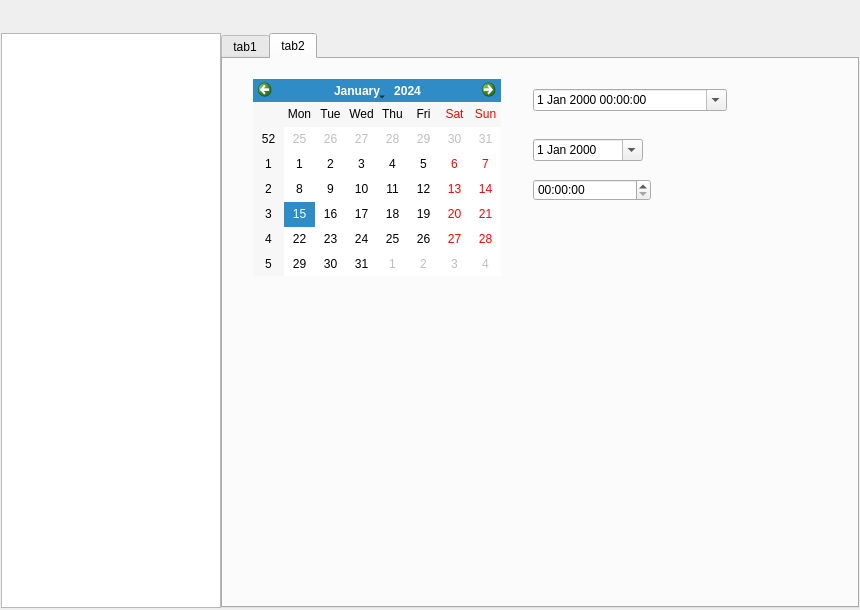
<?xml version="1.0" encoding="UTF-8"?>
<ui version="4.0">
 <class>FrmMain</class>
 <widget class="QDialog" name="FrmMain">
  <property name="geometry">
   <rect>
    <x>0</x>
    <y>0</y>
    <width>860</width>
    <height>610</height>
   </rect>
  </property>
  <property name="windowTitle">
   <string>FrmMain</string>
  </property>
  <property name="styleSheet">
   <string notr="true"/>
  </property>
  <layout class="QGridLayout" name="gridLayout_12">
   <property name="leftMargin">
    <number>0</number>
   </property>
   <property name="topMargin">
    <number>0</number>
   </property>
   <property name="rightMargin">
    <number>0</number>
   </property>
   <property name="bottomMargin">
    <number>1</number>
   </property>
   <property name="spacing">
    <number>0</number>
   </property>
   <item row="0" column="0">
    <widget class="QWidget" name="widget_title" native="true">
     <property name="sizePolicy">
      <sizepolicy hsizetype="Preferred" vsizetype="Fixed">
       <horstretch>0</horstretch>
       <verstretch>0</verstretch>
      </sizepolicy>
     </property>
     <property name="minimumSize">
      <size>
       <width>100</width>
       <height>33</height>
      </size>
     </property>
     <layout class="QHBoxLayout" name="horizontalLayout_2">
      <property name="spacing">
       <number>0</number>
      </property>
      <property name="leftMargin">
       <number>0</number>
      </property>
      <property name="topMargin">
       <number>0</number>
      </property>
      <property name="rightMargin">
       <number>0</number>
      </property>
      <property name="bottomMargin">
       <number>0</number>
      </property>
      <item>
       <widget class="QWidget" name="widget_3" native="true">
        <property name="minimumSize">
         <size>
          <width>30</width>
          <height>33</height>
         </size>
        </property>
        <property name="maximumSize">
         <size>
          <width>30</width>
          <height>33</height>
         </size>
        </property>
        <layout class="QGridLayout" name="gridLayout_4">
         <property name="leftMargin">
          <number>5</number>
         </property>
         <property name="topMargin">
          <number>5</number>
         </property>
         <property name="rightMargin">
          <number>5</number>
         </property>
         <property name="bottomMargin">
          <number>5</number>
         </property>
         <property name="spacing">
          <number>5</number>
         </property>
         <item row="0" column="0">
          <widget class="QLabel" name="lab_Ico">
           <property name="sizePolicy">
            <sizepolicy hsizetype="Minimum" vsizetype="Preferred">
             <horstretch>0</horstretch>
             <verstretch>0</verstretch>
            </sizepolicy>
           </property>
           <property name="minimumSize">
            <size>
             <width>0</width>
             <height>0</height>
            </size>
           </property>
           <property name="maximumSize">
            <size>
             <width>17777</width>
             <height>16777215</height>
            </size>
           </property>
           <property name="text">
            <string/>
           </property>
           <property name="scaledContents">
            <bool>true</bool>
           </property>
           <property name="alignment">
            <set>Qt::AlignCenter</set>
           </property>
          </widget>
         </item>
        </layout>
       </widget>
      </item>
      <item>
       <widget class="QLabel" name="lab_Title">
        <property name="sizePolicy">
         <sizepolicy hsizetype="Expanding" vsizetype="Preferred">
          <horstretch>0</horstretch>
          <verstretch>0</verstretch>
         </sizepolicy>
        </property>
        <property name="styleSheet">
         <string notr="true">font: 10pt &quot;微软雅黑&quot;;</string>
        </property>
        <property name="text">
         <string/>
        </property>
        <property name="alignment">
         <set>Qt::AlignLeading|Qt::AlignLeft|Qt::AlignVCenter</set>
        </property>
       </widget>
      </item>
      <item>
       <widget class="QWidget" name="widget_menu" native="true">
        <property name="sizePolicy">
         <sizepolicy hsizetype="Minimum" vsizetype="Preferred">
          <horstretch>0</horstretch>
          <verstretch>0</verstretch>
         </sizepolicy>
        </property>
        <layout class="QHBoxLayout" name="horizontalLayout">
         <property name="spacing">
          <number>0</number>
         </property>
         <property name="leftMargin">
          <number>0</number>
         </property>
         <property name="topMargin">
          <number>0</number>
         </property>
         <property name="rightMargin">
          <number>0</number>
         </property>
         <property name="bottomMargin">
          <number>0</number>
         </property>
         <item>
          <widget class="QPushButton" name="btnMenu">
           <property name="sizePolicy">
            <sizepolicy hsizetype="Minimum" vsizetype="Expanding">
             <horstretch>0</horstretch>
             <verstretch>0</verstretch>
            </sizepolicy>
           </property>
           <property name="minimumSize">
            <size>
             <width>31</width>
             <height>0</height>
            </size>
           </property>
           <property name="cursor">
            <cursorShape>ArrowCursor</cursorShape>
           </property>
           <property name="focusPolicy">
            <enum>Qt::NoFocus</enum>
           </property>
           <property name="toolTip">
            <string>菜单</string>
           </property>
           <property name="text">
            <string/>
           </property>
           <property name="flat">
            <bool>true</bool>
           </property>
          </widget>
         </item>
         <item>
          <widget class="QPushButton" name="btnMenu_Min">
           <property name="sizePolicy">
            <sizepolicy hsizetype="Minimum" vsizetype="Expanding">
             <horstretch>0</horstretch>
             <verstretch>0</verstretch>
            </sizepolicy>
           </property>
           <property name="minimumSize">
            <size>
             <width>31</width>
             <height>0</height>
            </size>
           </property>
           <property name="cursor">
            <cursorShape>ArrowCursor</cursorShape>
           </property>
           <property name="focusPolicy">
            <enum>Qt::NoFocus</enum>
           </property>
           <property name="toolTip">
            <string>最小化</string>
           </property>
           <property name="text">
            <string/>
           </property>
           <property name="flat">
            <bool>true</bool>
           </property>
          </widget>
         </item>
         <item>
          <widget class="QPushButton" name="btnMenu_Max">
           <property name="sizePolicy">
            <sizepolicy hsizetype="Minimum" vsizetype="Expanding">
             <horstretch>0</horstretch>
             <verstretch>0</verstretch>
            </sizepolicy>
           </property>
           <property name="minimumSize">
            <size>
             <width>31</width>
             <height>0</height>
            </size>
           </property>
           <property name="cursor">
            <cursorShape>ArrowCursor</cursorShape>
           </property>
           <property name="focusPolicy">
            <enum>Qt::NoFocus</enum>
           </property>
           <property name="toolTip">
            <string>最大化</string>
           </property>
           <property name="text">
            <string/>
           </property>
           <property name="flat">
            <bool>true</bool>
           </property>
          </widget>
         </item>
         <item>
          <widget class="QPushButton" name="btnMenu_Close">
           <property name="sizePolicy">
            <sizepolicy hsizetype="Minimum" vsizetype="Expanding">
             <horstretch>0</horstretch>
             <verstretch>0</verstretch>
            </sizepolicy>
           </property>
           <property name="minimumSize">
            <size>
             <width>40</width>
             <height>0</height>
            </size>
           </property>
           <property name="cursor">
            <cursorShape>ArrowCursor</cursorShape>
           </property>
           <property name="focusPolicy">
            <enum>Qt::NoFocus</enum>
           </property>
           <property name="toolTip">
            <string>关闭</string>
           </property>
           <property name="text">
            <string/>
           </property>
           <property name="flat">
            <bool>true</bool>
           </property>
          </widget>
         </item>
        </layout>
       </widget>
      </item>
     </layout>
    </widget>
   </item>
   <item row="1" column="0">
    <widget class="QWidget" name="widget" native="true">
     <property name="sizePolicy">
      <sizepolicy hsizetype="Preferred" vsizetype="Fixed">
       <horstretch>0</horstretch>
       <verstretch>0</verstretch>
      </sizepolicy>
     </property>
     <property name="minimumSize">
      <size>
       <width>0</width>
       <height>0</height>
      </size>
     </property>
     <property name="maximumSize">
      <size>
       <width>16777215</width>
       <height>16777215</height>
      </size>
     </property>
     <layout class="QGridLayout" name="gridLayout_2">
      <property name="leftMargin">
       <number>0</number>
      </property>
      <property name="topMargin">
       <number>0</number>
      </property>
      <property name="rightMargin">
       <number>0</number>
      </property>
      <property name="bottomMargin">
       <number>0</number>
      </property>
      <property name="spacing">
       <number>0</number>
      </property>
     </layout>
    </widget>
   </item>
   <item row="2" column="0">
    <widget class="QWidget" name="widget_2" native="true">
     <property name="minimumSize">
      <size>
       <width>0</width>
       <height>0</height>
      </size>
     </property>
     <property name="maximumSize">
      <size>
       <width>16777215</width>
       <height>50</height>
      </size>
     </property>
     <property name="styleSheet">
      <string notr="true"/>
     </property>
     <layout class="QGridLayout" name="gridLayout_3">
      <property name="leftMargin">
       <number>0</number>
      </property>
      <property name="topMargin">
       <number>0</number>
      </property>
      <property name="rightMargin">
       <number>0</number>
      </property>
      <property name="bottomMargin">
       <number>0</number>
      </property>
      <property name="spacing">
       <number>0</number>
      </property>
     </layout>
    </widget>
   </item>
   <item row="3" column="0">
    <widget class="QWidget" name="widget_main" native="true">
     <property name="styleSheet">
      <string notr="true"/>
     </property>
     <layout class="QGridLayout" name="gridLayout">
      <property name="leftMargin">
       <number>1</number>
      </property>
      <property name="topMargin">
       <number>0</number>
      </property>
      <property name="rightMargin">
       <number>1</number>
      </property>
      <property name="bottomMargin">
       <number>1</number>
      </property>
      <property name="spacing">
       <number>0</number>
      </property>
      <item row="0" column="0">
       <widget class="QSplitter" name="splitter_2">
        <property name="sizePolicy">
         <sizepolicy hsizetype="Expanding" vsizetype="Expanding">
          <horstretch>0</horstretch>
          <verstretch>0</verstretch>
         </sizepolicy>
        </property>
        <property name="lineWidth">
         <number>0</number>
        </property>
        <property name="orientation">
         <enum>Qt::Horizontal</enum>
        </property>
        <property name="handleWidth">
         <number>0</number>
        </property>
        <widget class="QTreeView" name="treeView">
         <property name="maximumSize">
          <size>
           <width>220</width>
           <height>16777215</height>
          </size>
         </property>
         <property name="focusPolicy">
          <enum>Qt::WheelFocus</enum>
         </property>
         <property name="contextMenuPolicy">
          <enum>Qt::CustomContextMenu</enum>
         </property>
         <property name="lineWidth">
          <number>0</number>
         </property>
         <property name="editTriggers">
          <set>QAbstractItemView::AnyKeyPressed|QAbstractItemView::CurrentChanged|QAbstractItemView::DoubleClicked|QAbstractItemView::EditKeyPressed</set>
         </property>
         <attribute name="headerVisible">
          <bool>false</bool>
         </attribute>
        </widget>
        <widget class="QSplitter" name="splitter">
         <property name="sizePolicy">
          <sizepolicy hsizetype="Expanding" vsizetype="Expanding">
           <horstretch>0</horstretch>
           <verstretch>0</verstretch>
          </sizepolicy>
         </property>
         <property name="minimumSize">
          <size>
           <width>0</width>
           <height>0</height>
          </size>
         </property>
         <property name="styleSheet">
          <string notr="true"/>
         </property>
         <property name="lineWidth">
          <number>0</number>
         </property>
         <property name="orientation">
          <enum>Qt::Vertical</enum>
         </property>
         <property name="handleWidth">
          <number>0</number>
         </property>
         <widget class="QStackedWidget" name="stackedWidget">
          <property name="minimumSize">
           <size>
            <width>0</width>
            <height>0</height>
           </size>
          </property>
          <property name="maximumSize">
           <size>
            <width>16777215</width>
            <height>16777215</height>
           </size>
          </property>
          <property name="styleSheet">
           <string notr="true"/>
          </property>
          <property name="currentIndex">
           <number>1</number>
          </property>
          <widget class="QWidget" name="mainPage">
           <layout class="QGridLayout" name="gridLayout_6">
            <property name="leftMargin">
             <number>0</number>
            </property>
            <property name="topMargin">
             <number>0</number>
            </property>
            <property name="rightMargin">
             <number>0</number>
            </property>
            <property name="bottomMargin">
             <number>0</number>
            </property>
            <property name="spacing">
             <number>0</number>
            </property>
            <item row="0" column="0">
             <widget class="QLabel" name="label">
              <property name="sizePolicy">
               <sizepolicy hsizetype="Expanding" vsizetype="Expanding">
                <horstretch>0</horstretch>
                <verstretch>0</verstretch>
               </sizepolicy>
              </property>
              <property name="styleSheet">
               <string notr="true">background-color: rgb(255, 255, 255);</string>
              </property>
              <property name="text">
               <string/>
              </property>
              <property name="scaledContents">
               <bool>false</bool>
              </property>
              <property name="alignment">
               <set>Qt::AlignCenter</set>
              </property>
             </widget>
            </item>
           </layout>
          </widget>
          <widget class="QWidget" name="statusPage">
           <layout class="QGridLayout" name="gridLayout_5">
            <property name="leftMargin">
             <number>0</number>
            </property>
            <property name="topMargin">
             <number>0</number>
            </property>
            <property name="rightMargin">
             <number>0</number>
            </property>
            <property name="bottomMargin">
             <number>0</number>
            </property>
            <property name="spacing">
             <number>0</number>
            </property>
            <item row="0" column="0">
             <widget class="QTabWidget" name="tabWidgetSlavePara">
              <property name="sizePolicy">
               <sizepolicy hsizetype="Expanding" vsizetype="Expanding">
                <horstretch>0</horstretch>
                <verstretch>0</verstretch>
               </sizepolicy>
              </property>
              <property name="minimumSize">
               <size>
                <width>0</width>
                <height>0</height>
               </size>
              </property>
              <property name="focusPolicy">
               <enum>Qt::NoFocus</enum>
              </property>
              <property name="layoutDirection">
               <enum>Qt::LeftToRight</enum>
              </property>
              <property name="styleSheet">
               <string notr="true"/>
              </property>
              <property name="currentIndex">
               <number>1</number>
              </property>
              <widget class="QWidget" name="tabSlaveStatus">
               <attribute name="title">
                <string>tab1</string>
               </attribute>
               <widget class="QWidget" name="widget_main_2" native="true">
                <property name="geometry">
                 <rect>
                  <x>0</x>
                  <y>0</y>
                  <width>622</width>
                  <height>463</height>
                 </rect>
                </property>
                <property name="styleSheet">
                 <string notr="true">font: 10pt &quot;微软雅黑&quot;;</string>
                </property>
                <layout class="QVBoxLayout" name="verticalLayout_2">
                 <item>
                  <layout class="QHBoxLayout" name="horizontalLayout_5">
                   <item>
                    <widget class="QLineEdit" name="lineEdit">
                     <property name="text">
                      <string>今天天气不错</string>
                     </property>
                    </widget>
                   </item>
                   <item>
                    <widget class="QPushButton" name="btnInfo">
                     <property name="minimumSize">
                      <size>
                       <width>100</width>
                       <height>0</height>
                      </size>
                     </property>
                     <property name="text">
                      <string>信息框</string>
                     </property>
                    </widget>
                   </item>
                   <item>
                    <widget class="QPushButton" name="btnQuestion">
                     <property name="minimumSize">
                      <size>
                       <width>100</width>
                       <height>0</height>
                      </size>
                     </property>
                     <property name="text">
                      <string>询问框</string>
                     </property>
                    </widget>
                   </item>
                   <item>
                    <widget class="QPushButton" name="btnError">
                     <property name="minimumSize">
                      <size>
                       <width>100</width>
                       <height>0</height>
                      </size>
                     </property>
                     <property name="text">
                      <string>错误框</string>
                     </property>
                    </widget>
                   </item>
                  </layout>
                 </item>
                 <item>
                  <widget class="QGroupBox" name="groupBox">
                   <property name="title">
                    <string/>
                   </property>
                   <layout class="QHBoxLayout" name="horizontalLayout_6">
                    <item>
                     <widget class="QRadioButton" name="radioButton">
                      <property name="text">
                       <string>男</string>
                      </property>
                      <property name="checked">
                       <bool>true</bool>
                      </property>
                     </widget>
                    </item>
                    <item>
                     <widget class="QRadioButton" name="radioButton_2">
                      <property name="text">
                       <string>女</string>
                      </property>
                     </widget>
                    </item>
                    <item>
                     <widget class="QCheckBox" name="checkBox">
                      <property name="text">
                       <string>中国</string>
                      </property>
                      <property name="checked">
                       <bool>true</bool>
                      </property>
                     </widget>
                    </item>
                    <item>
                     <widget class="QCheckBox" name="checkBox_2">
                      <property name="text">
                       <string>美国</string>
                      </property>
                     </widget>
                    </item>
                    <item>
                     <widget class="QComboBox" name="comboBox">
                      <item>
                       <property name="text">
                        <string>测试项目1</string>
                       </property>
                      </item>
                      <item>
                       <property name="text">
                        <string>测试项目2</string>
                       </property>
                      </item>
                      <item>
                       <property name="text">
                        <string>测试项目3</string>
                       </property>
                      </item>
                     </widget>
                    </item>
                    <item>
                     <widget class="QDateEdit" name="dateEdit">
                      <property name="calendarPopup">
                       <bool>true</bool>
                      </property>
                     </widget>
                    </item>
                   </layout>
                  </widget>
                 </item>
                 <item>
                  <widget class="QTabWidget" name="tabWidget">
                   <property name="currentIndex">
                    <number>0</number>
                   </property>
                   <widget class="QWidget" name="tab">
                    <attribute name="title">
                     <string>选项卡1</string>
                    </attribute>
                    <layout class="QVBoxLayout" name="verticalLayout_3">
                     <item>
                      <widget class="QTreeWidget" name="treeWidget">
                       <column>
                        <property name="text">
                         <string>学号</string>
                        </property>
                       </column>
                       <column>
                        <property name="text">
                         <string>成绩</string>
                        </property>
                       </column>
                       <item>
                        <property name="text">
                         <string>061104023</string>
                        </property>
                        <property name="text">
                         <string>105</string>
                        </property>
                       </item>
                       <item>
                        <property name="text">
                         <string>061104056</string>
                        </property>
                        <property name="text">
                         <string>245</string>
                        </property>
                       </item>
                       <item>
                        <property name="text">
                         <string>061104065</string>
                        </property>
                        <property name="text">
                         <string>265</string>
                        </property>
                       </item>
                      </widget>
                     </item>
                    </layout>
                   </widget>
                   <widget class="QWidget" name="tab_2">
                    <attribute name="title">
                     <string>选项卡2</string>
                    </attribute>
                    <layout class="QVBoxLayout" name="verticalLayout_4">
                     <item>
                      <widget class="QTableWidget" name="tableWidget">
                       <property name="selectionBehavior">
                        <enum>QAbstractItemView::SelectRows</enum>
                       </property>
                       <row>
                        <property name="text">
                         <string>1</string>
                        </property>
                       </row>
                       <row>
                        <property name="text">
                         <string>2</string>
                        </property>
                       </row>
                       <row>
                        <property name="text">
                         <string>3</string>
                        </property>
                       </row>
                       <column>
                        <property name="text">
                         <string>学号</string>
                        </property>
                       </column>
                       <column>
                        <property name="text">
                         <string>成绩</string>
                        </property>
                       </column>
                       <item row="0" column="0">
                        <property name="text">
                         <string>061104023</string>
                        </property>
                       </item>
                       <item row="0" column="1">
                        <property name="text">
                         <string>105</string>
                        </property>
                       </item>
                       <item row="1" column="0">
                        <property name="text">
                         <string>061104025</string>
                        </property>
                       </item>
                       <item row="1" column="1">
                        <property name="text">
                         <string>108</string>
                        </property>
                       </item>
                       <item row="2" column="0">
                        <property name="text">
                         <string>061104056</string>
                        </property>
                       </item>
                       <item row="2" column="1">
                        <property name="text">
                         <string>235</string>
                        </property>
                       </item>
                      </widget>
                     </item>
                    </layout>
                   </widget>
                  </widget>
                 </item>
                 <item>
                  <widget class="QProgressBar" name="progressBar">
                   <property name="value">
                    <number>24</number>
                   </property>
                  </widget>
                 </item>
                 <item>
                  <widget class="QSlider" name="horizontalSlider">
                   <property name="orientation">
                    <enum>Qt::Horizontal</enum>
                   </property>
                  </widget>
                 </item>
                 <item>
                  <widget class="QScrollBar" name="horizontalScrollBar">
                   <property name="orientation">
                    <enum>Qt::Horizontal</enum>
                   </property>
                  </widget>
                 </item>
                </layout>
               </widget>
              </widget>
              <widget class="QWidget" name="tabSlavePara">
               <attribute name="title">
                <string>tab2</string>
               </attribute>
               <widget class="QCalendarWidget" name="calendarWidget">
                <property name="geometry">
                 <rect>
                  <x>30</x>
                  <y>20</y>
                  <width>248</width>
                  <height>197</height>
                 </rect>
                </property>
                <property name="styleSheet">
                 <string notr="true"/>
                </property>
               </widget>
               <widget class="QDateTimeEdit" name="dateTimeEdit">
                <property name="geometry">
                 <rect>
                  <x>310</x>
                  <y>30</y>
                  <width>194</width>
                  <height>22</height>
                 </rect>
                </property>
                <property name="calendarPopup">
                 <bool>true</bool>
                </property>
               </widget>
               <widget class="QDateEdit" name="dateEdit_2">
                <property name="geometry">
                 <rect>
                  <x>310</x>
                  <y>80</y>
                  <width>110</width>
                  <height>22</height>
                 </rect>
                </property>
                <property name="calendarPopup">
                 <bool>true</bool>
                </property>
               </widget>
               <widget class="QTimeEdit" name="timeEdit">
                <property name="geometry">
                 <rect>
                  <x>310</x>
                  <y>120</y>
                  <width>118</width>
                  <height>22</height>
                 </rect>
                </property>
                <property name="calendarPopup">
                 <bool>true</bool>
                </property>
               </widget>
              </widget>
             </widget>
            </item>
           </layout>
          </widget>
         </widget>
        </widget>
       </widget>
      </item>
     </layout>
    </widget>
   </item>
  </layout>
 </widget>
 <layoutdefault spacing="6" margin="11"/>
 <resources/>
 <connections/>
</ui>
